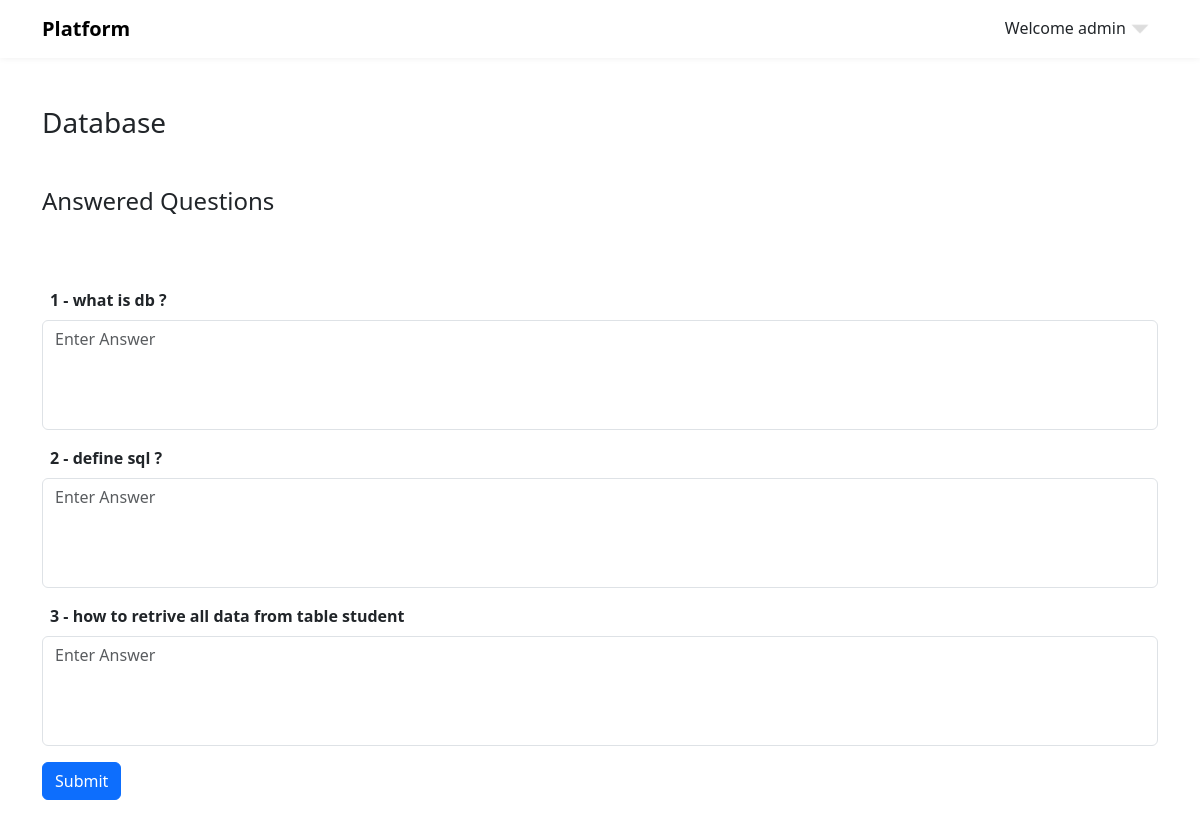
Screenshot of /course/1 (signed in) with the database file from the repository.
### app.py (models this page shows)
class Course(db.Model):
    id = db.Column(db.Integer, primary_key=True, autoincrement=True)
    name = db.Column(db.String(255), unique=True, nullable=False)
    doctor_id = db.Column(db.Integer, db.ForeignKey('doctor.id'))
    questions = db.relationship('Questions', backref='courses', lazy=True)
    scores = db.relationship('Score', backref='courses', lazy=True)

class Questions(db.Model):
    id = db.Column(db.Integer, primary_key=True, autoincrement=True)
    question = db.Column(db.String(255), nullable=False)
    answer = db.Column(db.String(255), nullable=False)
    course_id = db.Column(db.Integer, db.ForeignKey('course.id'), nullable=False)
    answer_id = db.relationship('StudentAnswers', backref='questions', lazy=True)

### app.py (the view, shortened to what this page needs)
@myapp.route('/course/<int:course_id>', methods=['GET','POST'])
def course_details(course_id):
    course = Course.query.get(course_id)
    questions = Questions.query.filter(Questions.course_id==course.id)
    unanswered_questions= []
    answered_questions= []
    answers = []
    combined_data = None
    for question in questions:
        existing_answer = StudentAnswers.query.filter( StudentAnswers.question_id==question.id, StudentAnswers.student_id == session['user_id'] ).first()
        if existing_answer is None:
            unanswered_questions.append(question)
        else:
            answers.append(existing_answer)
            answered_questions.append(question)
    if answers and answered_questions:
        combined_data = zip(answered_questions, answers)
    if course:
        return render_template('student/course-details.html',title = course.name, course=course , unanswered_questions = unanswered_questions , combined_data = combined_data)
    else:
        flash("Course Not found !!!" , 'danger')

### templates/student/course-details.html (shortened to what this page needs)
{% extends 'base.html' %}
{% block link %}
<link rel="stylesheet" href="{{ url_for('static' , filename='css/student.css') }}">
{% endblock %}
{% block body %}
    {% if course %}
    <div class="container">
        <h3 class="mt-5 mb-5">{{course.name}}</h3>
        {% if combined_data %}
        <h4 class="mb-4 ans-click">
            Answered Questions
        </h4>
        {% endif %}
            <form method="post" action="{{url_for('course_details', course_id=course.id)}}" class="pt-5 pb-5">
                {% if unanswered_questions %}
                    {% for question in unanswered_questions %}
                        <label for="question_{{loop.index}}" class="mb-2 ps-2" for=""> <strong> {{loop.index}} - {{question.question}}</strong>
                        </label>
                        <textarea class="form-control mb-3" name="question_{{loop.index}}" id="question_{{loop.index}}" cols="30" rows="4"
                            placeholder="Enter Answer" required></textarea>
                    {% endfor %}
                    <input type="submit" class="btn btn-primary" value="Submit">
                {% endif %}
            </form>
    </div>
    {% endif %}
{% endblock %}

### static/css/layout.css (style rules this page uses)
* { box-sizing: border-box; }
:root { --white-color: #FFFFFF; --primary-color: #f44749; --secondary-color: #f3af24; --section-bg-color: #F9F9F9; --dark-color: #000000; --title-color: #565758; --news-title-color: #292828; --p-color: #717275; --border-color: #eaeaea; --body-font-family: 'Montserrat', sans-serif; }
body { background: var(--white-color); font-family: var(--body-font-family); position: relative; }

### static/css/student.css (style rules this page uses)
textarea { resize: none; }
.ans-click { cursor: pointer; }

### rows the page displays
Course: name "Database"
Questions: question "what is db ?"
Questions: question "define sql ?"
Questions: question "how to retrive all data from table student"

### other values shown
{{ session['doctor_name'] }} "admin"
